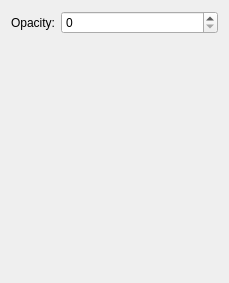
<?xml version="1.0" encoding="UTF-8"?>
<ui version="4.0">
 <class>SliceRepresentationSettings</class>
 <widget class="QWidget" name="SliceRepresentationSettings">
  <property name="geometry">
   <rect>
    <x>0</x>
    <y>0</y>
    <width>229</width>
    <height>283</height>
   </rect>
  </property>
  <property name="windowTitle">
   <string>Form</string>
  </property>
  <layout class="QFormLayout" name="formLayout">
   <item row="0" column="0">
    <widget class="QLabel" name="label">
     <property name="text">
      <string>Opacity:</string>
     </property>
    </widget>
   </item>
   <item row="0" column="1">
    <widget class="QSpinBox" name="m_opacity">
     <property name="maximum">
      <number>100</number>
     </property>
    </widget>
   </item>
  </layout>
 </widget>
 <resources/>
 <connections/>
</ui>
